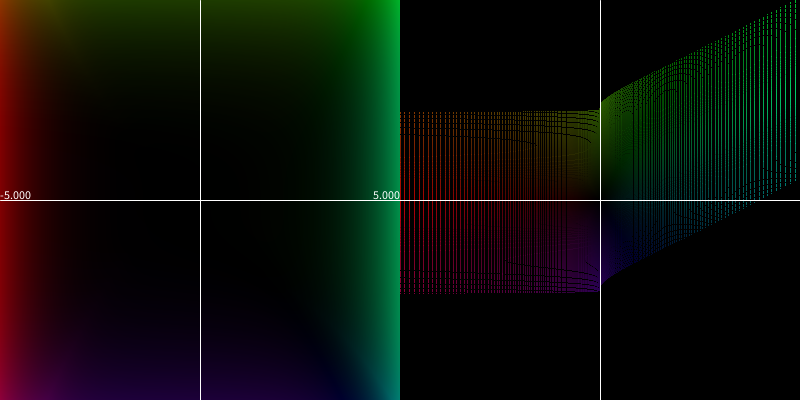
Frame 1 (no input)
Frame 2 (the mouse pressed at the canvas centre, redrawn once): identical to frame 1, image omitted

The Processing sketch that drew this single still picture (run headless with seeded random() and noise(); the mouse was pressed at the canvas centre and the sketch redrawn once):

// Processing sketch: sketch_2d_graphs
// ── sketch_2d_graphs.pde
ArrayList<FPair> input = new ArrayList<FPair>();
ArrayList<FPair> output = new ArrayList<FPair>();

float maxX, maxY;

float inMaxX = 5;
float inMaxY = 5;

float maxDist;


PVector centre;

void setup() {
  size(800, 400);
  colorMode(HSB);

  centre = new PVector((width / 2) + (width / 4), height / 2);
  maxDist = dist(centre.x, centre.y, width, 0);

  for (float xx = 0; xx < width / 2; xx += 1) {
    float x = map(xx, 0, width / 2, -inMaxX, inMaxX);
    for (float yy = 0; yy < height; yy += 1) {
      float y = map(yy, 0, height, inMaxY, -inMaxY);
      FPair in = new FPair(x, y);
      in.px = xx;
      in.py = yy;
      input.add(in);

      FPair out = f(in);
      out.px = xx + (width / 2);
      out.py = yy;
      output.add(out);
    }
  }

  for (FPair f : output) {
    if (f.valid) {
      float x = abs(f.x);
      float y = abs(f.y);

      if (x > maxX) {
        maxX = x;
      }
      if (y > maxY) {
        maxY = y;
      }
    }
  }

  //for (FPair f : input) {
  //  if (f.valid) {
  //    f.calcPos(false);
  //  }
  //}

  for (FPair f : output) {
    if (f.valid) {
      f.calcPos(true);
      f.calcAngle();
    }
  }
}

void draw() {
  noLoop();
  background(0);
  drawOut();
  drawIn();
  stroke(255);
  noFill();
  line(0, height / 2, width, height / 2);
  line(width / 4, 0, width / 4, height);
  line(width * 0.75, 0, width * 0.75, height);
  textAlign(LEFT);
  text(-inMaxX, 0, (height / 2) - 1);
  textAlign(RIGHT);
  text(inMaxX, (width / 2), (height / 2)- 1);
  
}

// ── DrawProc.pde
void drawOut() {
  //stroke(255);
  for (FPair f : output) {
    if (!f.valid) continue;
    stroke(f.c);
    point(f.px,f.py);
  }
  
  
  
}

void drawIn() {
  for (int i = 0; i < input.size(); i += 1) {
    
    FPair in = input.get(i);
    FPair out = output.get(i);
    
    if (!out.valid) continue;
    
    stroke(out.c);
    point(in.px, in.py);
    
  }
}

// ── fpair.pde
class FPair {
  final float x, y;
  float px, py;
  float angle;
  color c;
  boolean valid = true;

  FPair(float x, float y) {
    this.x = x;
    this.y = y;
    
    if (!Float.isFinite(this.x) || !Float.isFinite(this.y)) {
      valid = false;
    }
  }

  void calcPos(boolean out) {
    if (out) {
      px =  map(this.x, -maxX, maxX, width / 2, width);
      py = map(this.y, -maxY, maxY, height, 0);
    } else {
      px =  map(this.x, -inMaxX, inMaxX, 0, width / 2);
      py = map(this.y, -inMaxY, inMaxY, height, 0);
    }

    
  }

  void calcAngle() {
    PVector a = new PVector(px, py);
    PVector b = PVector.sub(a, centre);
    angle = b.heading();
    c = color(map(angle, -PI, PI, 0, 255), 255, map(b.mag(), 0, maxDist, 0, 255));
  }
}

FPair f(FPair xy) {
  FPair n = null;
  float x = (3 * xy.x) + pow(xy.x, 5);
  float y = (xy.x) + pow(xy.y, 3) +  exp(xy.x);// * sin(xy.x);

  n = new FPair(x,y);  

  return n;
}
